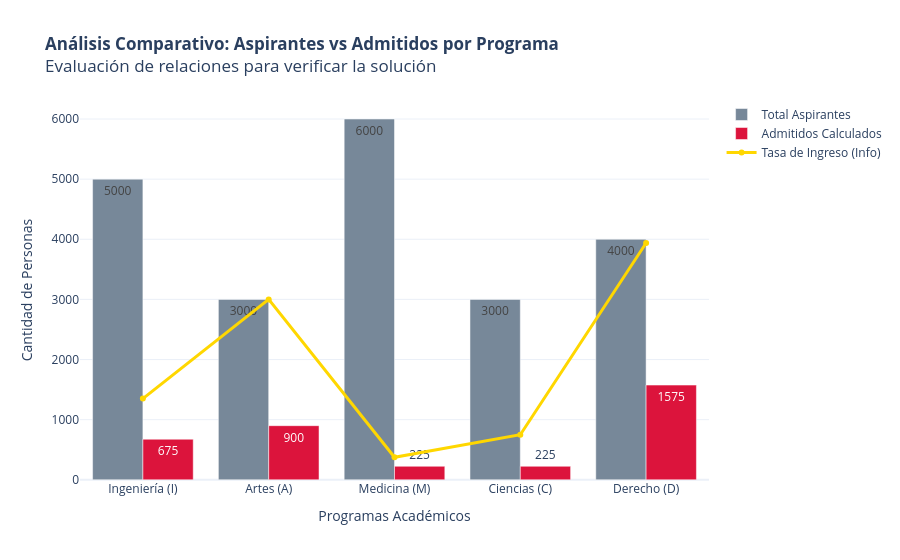

Source (notebook cell):
### Markdown cell above
* **Análisis de la Afirmación II:** *"De cada 10 aspirantes a estudiar artes fueron admitidos 3."*
* El sector **A** también representa un cuadrante de $90^\circ$ ($25\%$).
* Número de admitidos en Artes: $3600 \times 0.25 = 900$.
* Del gráfico de barras sabemos que los aspirantes a Artes son 3 mil ($3000$).
* Relación de admisión para Artes: $\frac{\text{Admitidos}}{\text{Aspirantes}} = \frac{900}{3000} = \frac{3}{10}$.
* Esto significa exactamente que ingresan 3 de cada 10 aspirantes. Por lo tanto, la afirmación **II es VERDADERA**.


* **Análisis de la Afirmación III:** *"El porcentaje de admitidos con relación a aspirantes por programa es igual en artes que en derecho."*
* Ya calculamos la relación para Artes, la cual es del $30\%$.
* Para Derecho (**D**), el gráfico circular muestra otro cuadrante completo de $90^\circ$ ($25\%$), lo que equivale a $900$ admitidos.
* Del gráfico de barras vemos que Derecho tiene 4 mil ($4000$) aspirantes.
* Relación de admisión para Derecho: $\frac{900}{4000} = \frac{9}{40} = 0.225$ ($22.5\%$).
* Como $30\% \neq 22.5\%$, la afirmación **III es FALSA**.



Concluimos que **Solo la II es verdadera**. La respuesta correcta es la **(a)**.

---

## Representación del proceso de solución con Pandas y Plotly

Este script en Python utiliza **Pandas** para procesar las tablas de datos y **Plotly** para generar una visualización interactiva que compara directamente las tasas de admisión de los programas evaluados.

### Code cell
import pandas as pd
import plotly.graph_objects as go

# 1. Crear el set de datos estructurado en un DataFrame de Pandas
datos = {
    'Programa': ['Ingeniería (I)', 'Artes (A)', 'Medicina (M)', 'Ciencias (C)', 'Derecho (D)'],
    'Aspirantes': [5000, 3000, 6000, 3000, 4000],
    'Ángulo Circular': [90-22.5, 90, 22.5, 22.5, 180 - 22.5] 
}

df = pd.DataFrame(datos)

# Calcular admitidos y tasa de admisión (porcentaje de ingreso por programa)
total_admitidos = 3600
df['Admitidos'] = (df['Ángulo Circular'] / 360) * total_admitidos
df['Tasa de Admisión (%)'] = (df['Admitidos'] / df['Aspirantes']) * 100

# 2. Representación Gráfica con Plotly del análisis de las afirmaciones
fig = go.Figure()

# Barra de Aspirantes
fig.add_trace(go.Bar(
    x=df['Programa'],
    y=df['Aspirantes'],
    name='Total Aspirantes',
    marker_color='lightslategrey',
    text=df['Aspirantes'],
    textposition='auto'
))

# Barra de Admitidos
fig.add_trace(go.Bar(
    x=df['Programa'],
    y=df['Admitidos'],
    name='Admitidos Calculados',
    marker_color='crimson',
    text=df['Admitidos'].astype(int),
    textposition='auto'
))

# Línea interactiva secundaria para mostrar la tasa real de ingreso
fig.add_trace(go.Scatter(
    x=df['Programa'],
    y=df['Tasa de Admisión (%)'] * 100, # Escalado para visibilidad en el eje común o informativo
    mode='lines+markers',
    name='Tasa de Ingreso (Info)',
    text=df['Tasa de Admisión (%)'].round(1).astype(str) + '%',
    hoverinfo='text',
    line=dict(color='gold', width=3)
))

# Ajustes de diseño interactivo
fig.update_layout(
    title='<b>Análisis Comparativo: Aspirantes vs Admitidos por Programa</b><br>Evaluación de relaciones para verificar la solución',
    xaxis_title='Programas Académicos',
    yaxis_title='Cantidad de Personas',
    barmode='group',
    template='plotly_white'
)

fig.show()
fig.write_image(r"C:\Users\marco\Downloads\analisis_comparativo_aspirantes_admitidos.png", format='png', scale=2)

### Figure 1 — Plotly figure (JSON) as saved in the notebook; plotly's stock layout.template omitted (floating-point values rounded to 4 significant figures)
{"data": [{"marker": {"color": "lightslategrey"}, "name": "Total Aspirantes", "text": [5000.0, 3000.0, 6000.0, 3000.0, 4000.0], "textposition": "auto", "type": "bar", "x": ["Ingeniería (I)", "Artes (A)", "Medicina (M)", "Ciencias (C)", "Derecho (D)"], "y": [5000, 3000, 6000, 3000, 4000]}, {"marker": {"color": "crimson"}, "name": "Admitidos Calculados", "text": [675.0, 900.0, 225.0, 225.0, 1575.0], "textposition": "auto", "type": "bar", "x": ["Ingeniería (I)", "Artes (A)", "Medicina (M)", "Ciencias (C)", "Derecho (D)"], "y": [675.0, 900.0, 225.0, 225.0, 1575.0]}, {"hoverinfo": "text", "line": {"color": "gold", "width": 3}, "mode": "lines+markers", "name": "Tasa de Ingreso (Info)", "text": ["13.5%", "30.0%", "3.8%", "7.5%", "39.4%"], "type": "scatter", "x": ["Ingeniería (I)", "Artes (A)", "Medicina (M)", "Ciencias (C)", "Derecho (D)"], "y": [1350.0, 3000.0, 375.0, 750.0, 3938.0]}], "layout": {"barmode": "group", "title": {"text": "<b>Análisis Comparativo: Aspirantes vs Admitidos por Programa</b><br>Evaluación de relaciones para verificar la solución"}, "xaxis": {"title": {"text": "Programas Académicos"}}, "yaxis": {"title": {"text": "Cantidad de Personas"}}}}
